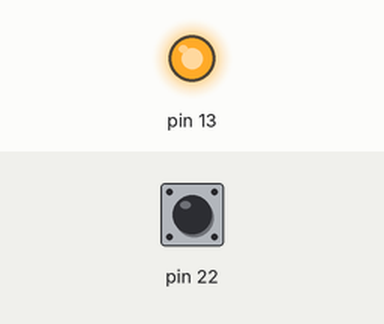
Simulated run of this sketch. Board: Arduino Mega 2560, built with avr-gcc and run on an emulated ATmega2560. Shown: output pins drawn as LEDs (lit = HIGH). The inputs (shaded band) are chosen by the test bench; at power-on: pin 22 HIGH.

Above: at 1.2 s.
1.3 s: pin 22 pulled LOW for 0.15 s
At 1.37 s:
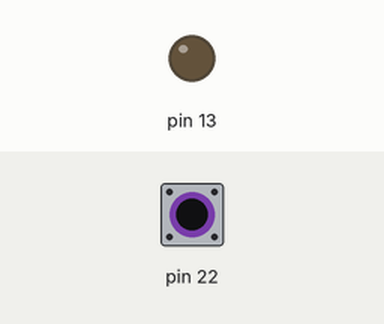
2.9 s: pin 22 pulled LOW for 3.2 s
At 6.8 s:
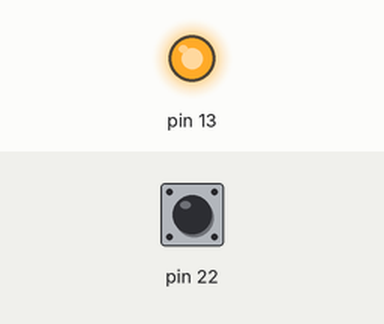
Timing chart, 0 to 8.3 s (numbered marks = the images above; inputs shaded):
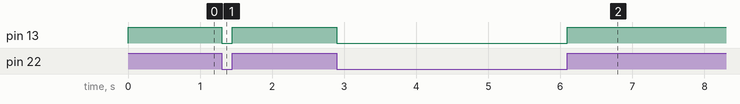

Measured:
- after the input at 1.3 s, pin 13: HIGH → LOW at once, → HIGH 0.15 s later
- after the input at 2.9 s, pin 13: HIGH → LOW at once, → HIGH 3.2 s later

The sketch:

test_pir.ino
```cpp
void setup() {
  // put your setup code here, to run once:
  pinMode(22, INPUT_PULLUP);
  pinMode(13, OUTPUT);
  Serial.begin(9600);

}

void loop() {
  // put your main code here, to run repeatedly:
  digitalWrite(13, digitalRead(22));
}
```
